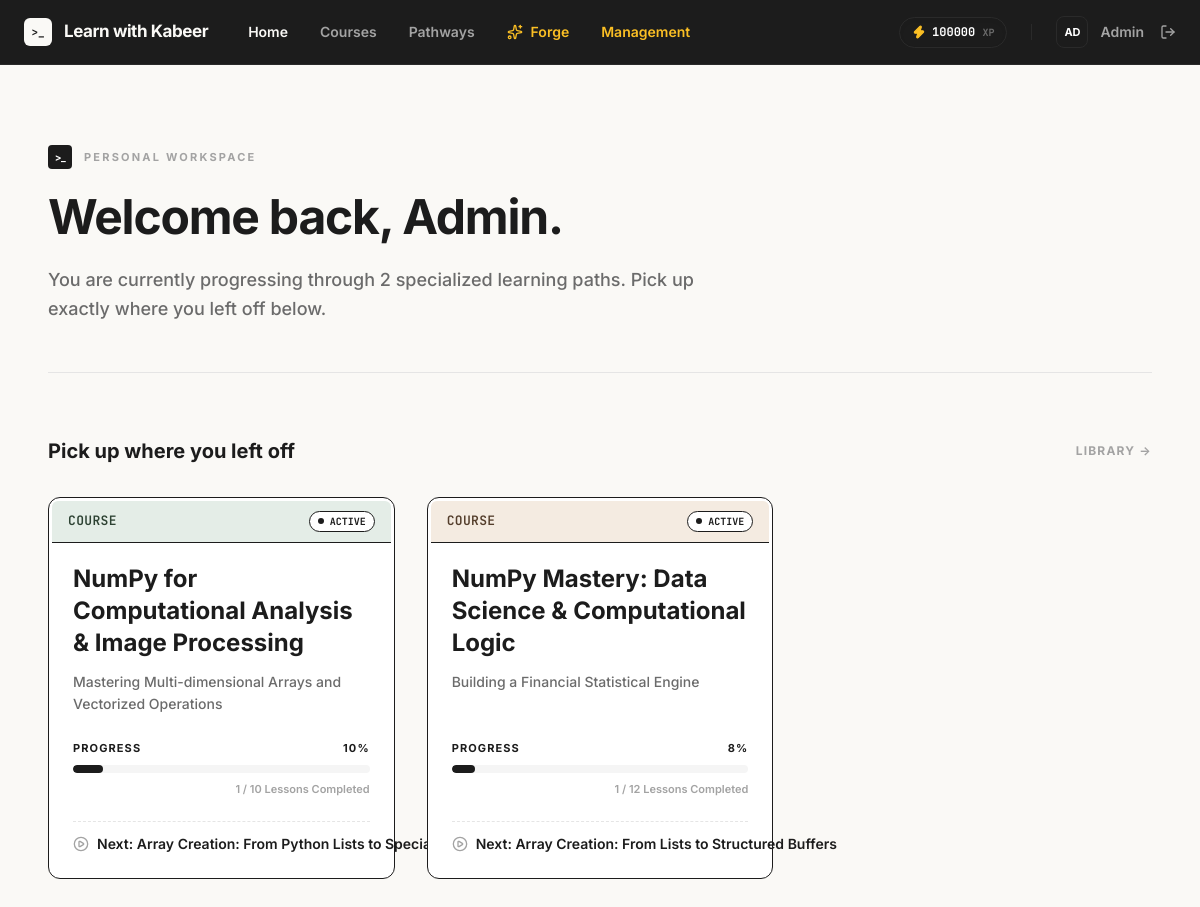
Screenshot of / (signed in) with the database file from the repository.
### tables this page shows
CREATE TABLE users (
            id INTEGER PRIMARY KEY AUTOINCREMENT,
            name TEXT NOT NULL,
            email TEXT NOT NULL UNIQUE,
            password_hash TEXT NOT NULL,
            is_admin INTEGER NOT NULL DEFAULT 0,
            created_at TEXT NOT NULL DEFAULT CURRENT_TIMESTAMP,
            total_xp INTEGER NOT NULL DEFAULT 0
        , is_pro INTEGER NOT NULL DEFAULT 0);

CREATE TABLE courses (
            id INTEGER PRIMARY KEY AUTOINCREMENT,
            slug TEXT NOT NULL UNIQUE,
            title TEXT NOT NULL,
            subtitle TEXT NOT NULL,
            level TEXT NOT NULL,
            status TEXT NOT NULL DEFAULT 'active'
        , user_id INTEGER REFERENCES users(id) ON DELETE CASCADE);

CREATE TABLE lessons (
            id INTEGER PRIMARY KEY AUTOINCREMENT,
            course_id INTEGER NOT NULL,
            section_id INTEGER,
            number INTEGER NOT NULL,
            slug TEXT NOT NULL,
            title TEXT NOT NULL,
            summary TEXT NOT NULL,
            route_name TEXT,
            content TEXT,
            builder_json TEXT,
            content_type TEXT NOT NULL DEFAULT 'html',
            FOREIGN KEY (course_id) REFERENCES courses (id) ON DELETE CASCADE,
            FOREIGN KEY (section_id) REFERENCES sections (id) ON DELETE SET NULL,
            UNIQUE (course_id, number)
        );

### app.py (the view)
@app.route("/")
def home():
    if g.user:
        all_paths = database.get_career_paths(g.user["id"])
        career_paths = [p for p in all_paths if p["enrolled"] and p["status"] == "active"]
        overview = database.get_course_overview(g.user)
        return render_template("index.html", career_paths=career_paths, **overview)
    career_paths = [p for p in database.get_career_paths() if p["status"] == "active"]
    return render_template("index.html", career_paths=career_paths, **database.get_course_overview())

### app.py (called while the page is built)
@app.before_request
def load_logged_in_user():
    user_id = session.get("user_id")
    g.user = database.get_user_by_id(user_id) if user_id else None

@app.context_processor
def inject_template_helpers():
    return {
        "current_user": g.get("user"),
        "lesson_url": lesson_url,
    }

### database.py (called while the page is built, shortened)
def get_db():
    if "db" not in g:
        g.db = sqlite3.connect(current_app.config["DATABASE"])
        g.db.row_factory = sqlite3.Row
        g.db.execute("PRAGMA foreign_keys = ON")
    return g.db

def get_user_by_id(user_id):
    return get_db().execute("SELECT * FROM users WHERE id = ?", (user_id,)).fetchone()

def get_progress(user_id, course_id):
    return get_db().execute(
        "SELECT * FROM progress WHERE user_id = ? AND course_id = ?",
        (user_id, course_id),
    ).fetchone()

def get_career_paths(user_id=None):
    db = get_db()
    paths = db.execute("SELECT * FROM career_paths ORDER BY id DESC").fetchall()
    result = []
    return result

### templates/index.html (shortened to what this page needs)
{% extends "base.html" %}
{% block content %}
<main class="flex-1 overflow-y-auto bg-[#FAF9F6] font-sans selection:bg-[#1C1C1C] selection:text-white pb-20">
    {% if current_user %}
        {% set themes = [
            {'bg': 'bg-[#E4EDE7]', 'text': 'text-[#2D4233]'},
            {'bg': 'bg-[#F4EBE1]', 'text': 'text-[#543E2C]'},
            {'bg': 'bg-[#E2E8F0]', 'text': 'text-[#0F172A]'}
        ] %}
        <div class="mx-auto max-w-6xl px-6 py-12 md:py-20">
            <header class="mb-16 border-b border-[#E5E5E5] pb-12">
                <div class="flex items-center gap-3 mb-6">
                    <span class="flex h-6 w-6 items-center justify-center rounded bg-[#1C1C1C] text-[10px] font-bold text-white tracking-tighter">
                        &gt;_
                    </span>
                    <span class="text-[11px] font-bold uppercase tracking-[0.2em] text-[#A3A3A3]">Personal Workspace</span>
                </div>
                <h1 class="text-4xl font-bold tracking-tight text-[#1C1C1C] sm:text-5xl">
                    Welcome back, {{ current_user["name"].split(' ')[0] }}.
                </h1>
                <p class="mt-6 text-lg font-medium leading-relaxed text-[#6B6B6B] max-w-2xl">
                    {% if enrolled_courses %}
                        You are currently progressing through {{ enrolled_courses|length }} specialized learning paths. Pick up exactly where you left off below.
                    {% else %}
                        Your personal learning workspace is ready. Explore our curriculum to begin your journey into software engineering.
                    {% endif %}
                </p>
            </header>
            {% if enrolled_courses %}
                <div class="mb-8 flex items-center justify-between">
                    <h2 class="text-xl font-bold text-[#1C1C1C]">Pick up where you left off</h2>
                    <a href="{{ url_for('courses') }}" class="text-xs font-bold uppercase tracking-widest text-[#A3A3A3] transition-colors hover:text-[#1C1C1C]">
                        Library &rarr;
                    </a>
                </div>
                <div class="grid gap-8 md:grid-cols-2 lg:grid-cols-3">
                    {% for enrolled_course in enrolled_courses %}
                        {% set theme = themes[loop.index0 % 3] %}
                        <div class="group relative flex h-full flex-col rounded-xl border border-[#1C1C1C] bg-white transition-all duration-200 ease-out hover:-translate-y-1 hover:translate-x-1 hover:shadow-[-6px_6px_0_0_#1C1C1C]">
                            <div class="p-[3px] pb-0">
                                <div class="flex items-center justify-between rounded-t-md {{ theme.bg }} border-b border-[#1C1C1C] px-4 py-2.5">
                                    <span class="font-mono text-[13px] font-semibold {{ theme.text }} tracking-wide uppercase">
                                        Course
                                    </span>
                                    {% if enrolled_course["progress_percent"] == 100 %}
                                        <span class="flex items-center gap-1.5 rounded-full border border-[#16A34A] bg-[#F0FDF4] px-2 py-0.5 font-mono text-[10px] font-bold text-[#16A34A]">
                                            <i data-lucide="check" class="h-3 w-3"></i>
                                            COMPLETED
                                        </span>
                                    {% else %}
                                        <span class="flex items-center gap-1.5 rounded-full border border-[#1C1C1C] bg-white px-2 py-0.5 font-mono text-[10px] font-bold text-[#1C1C1C]">
                                            <span class="h-1.5 w-1.5 rounded-full bg-[#1C1C1C] animate-pulse"></span>
                                            ACTIVE
                                        </span>
                                    {% endif %}
                                </div>
                            </div>
                            <div class="flex flex-col flex-grow px-6 pb-6 pt-5">
                                <h3 class="mb-3 text-2xl font-bold text-[#1C1C1C]">{{ enrolled_course["title"] }}</h3>
                                <p class="text-sm font-medium leading-relaxed text-[#6B6B6B] flex-grow line-clamp-2">
                                    {{ enrolled_course["subtitle"] }}
                                </p>
                                <div class="mt-6">
                                    <div class="mb-2 flex items-center justify-between text-[11px] font-bold uppercase tracking-widest text-[#1C1C1C]">
                                        <span>Progress</span>
                                        <span>{{ enrolled_course["progress_percent"] }}%</span>
                                    </div>
                                    <div class="h-2 w-full overflow-hidden rounded-full bg-[#F5F5F5]">
                                        <div class="h-full rounded-full bg-[#1C1C1C] transition-all duration-500 ease-out" style="width: {{ enrolled_course['progress_percent'] }}%;"></div>
                                    </div>
                                    <div class="mt-2 text-right text-[11px] font-semibold text-[#A3A3A3]">
                                        {{ enrolled_course["completed_lessons"] }} / {{ enrolled_course["total_lessons"] }} Lessons Completed
                                    </div>
                                </div>
                                <div class="mt-6 flex flex-col gap-3">
                                    <hr class="border-t border-dashed border-[#E5E5E5]">
                                    <div class="flex items-center justify-between text-sm font-semibold text-[#1C1C1C]">
                                        <div class="flex items-center gap-2">
                                            {% if enrolled_course["progress_percent"] == 100 %}
                                                <i data-lucide="award" class="h-4 w-4 text-[#16A34A]"></i>
                                                <span class="truncate">Mastered — Review any lesson</span>
                                            {% else %}
                                                <i data-lucide="play-circle" class="h-4 w-4 text-[#A3A3A3]"></i>
                                                <span class="truncate">Next: {{ enrolled_course["current_lesson"]["title"] }}</span>
                                            {% endif %}
                                        </div>
                                    </div>
                                </div>
                            </div>
                            <a href="{{ url_for('course_overview', course_slug=enrolled_course['slug']) }}" class="absolute inset-0 z-10">
                            </a>
                        </div>
                    {% endfor %}
                </div>
            {% endif %}
        </div>
    {% endif %}
</main>
{% endblock %}

### templates/base.html (shortened to what this page needs)
<!DOCTYPE html>
<html lang="en">
<head>
    <script src="https://cdn.tailwindcss.com?plugins=typography"></script>
</head>
<body class="h-screen overflow-hidden bg-gray-50 text-gray-900 font-sans antialiased flex flex-col">
    <nav class="sticky top-0 z-50 flex-none border-b border-[#2A2A2A] bg-[#1C1C1C] px-6 transition-all duration-300">
        <div class="mx-auto flex h-16 max-w-6xl items-center justify-between">
            <div class="flex items-center gap-10">
                <a href="/" class="flex items-center gap-3 group" aria-label="Learn with Kabeer home">
                    <div class="flex h-7 w-7 items-center justify-center rounded-[6px] bg-[#FAF9F6] font-mono text-[11px] font-bold text-[#1C1C1C] transition-transform duration-200 group-hover:scale-105">
                        &gt;_
                    </div>
                    <span class="font-sans text-[17px] font-bold tracking-tight text-[#FAF9F6]">Learn with Kabeer</span>
                </a>
                <div class="hidden items-center gap-8 text-sm font-semibold text-[#A3A3A3] md:flex">
                    {% if current_user %}
                        <a href="{{ url_for('home') }}" class="transition-colors hover:text-[#FAF9F6] {% if request.endpoint == 'home' %}text-[#FAF9F6]{% endif %}">Home</a>
                        <a href="{{ url_for('courses') }}" class="transition-colors hover:text-[#FAF9F6] {% if request.endpoint == 'courses' %}text-[#FAF9F6]{% endif %}">Courses</a>
                        <a href="{{ url_for('career_paths') }}" class="transition-colors hover:text-[#FAF9F6] {% if request.endpoint == 'career_paths' %}text-[#FAF9F6]{% endif %}">Pathways</a>
                        <a href="{{ url_for('cod_interface') }}" class="flex items-center gap-2 text-amber-400 transition-colors hover:text-amber-300 {% if request.endpoint == 'cod_interface' %}text-amber-300{% endif %}">
                            <i data-lucide="sparkles" class="h-4 w-4"></i>
                            <span>Forge</span>
                        </a>
                        {% if current_user['is_admin'] %}
                            <a href="{{ url_for('admin_dashboard') }}" class="text-amber-400 transition-colors hover:text-amber-300 ">Management</a>
                        {% endif %}
                    {% endif %}
                </div>
            </div>
            <div class="flex items-center gap-6">
                <div class="flex items-center gap-6 text-sm font-semibold text-[#A3A3A3]">
                    {% if current_user %}
                        <div class="hidden items-center gap-4 md:flex">
                            <div class="xp-pill flex items-center gap-1.5 rounded-full border border-[#2A2A2A] bg-[#1C1C1C] px-3 py-1.5 shadow-inner transition-all duration-300">
                                <i data-lucide="zap" class="h-3.5 w-3.5 fill-amber-400 text-amber-400"></i>
                                <span class="font-mono text-xs font-bold text-white"><span class="xp-value">{{ current_user['total_xp'] }}</span> <span class="text-[10px] text-[#6B6B6B]">XP</span></span>
                            </div>
                        </div>
                        <div class="flex items-center gap-4">
                            <a href="{{ url_for('settings') }}" class="group flex items-center gap-3 transition-colors hover:text-white">
                                <div class="flex h-8 w-8 items-center justify-center rounded-lg border border-[#2A2A2A] bg-[#1C1C1C] text-[11px] font-bold text-white transition-all group-hover:border-white/20">
                                    {{ current_user['name'][:2].upper() }}
                                </div>
                                <span class="text-sm font-semibold">{{ current_user["name"].split(' ')[0] }}</span>
                            </a>
                            <form action="{{ url_for('logout') }}" method="post" class="inline">
                                <button type="submit" class="flex items-center gap-2 transition-colors hover:text-[#FAF9F6]" title="Sign Out">
                                    <i data-lucide="log-out" class="h-4 w-4"></i>
                                </button>
                            </form>
                        </div>
                    {% endif %}
                </div>
            </div>
        </div>
    </nav>
    {% block content %}{% endblock %}
</body>
</html>

### templates/base.html (style rules this page uses)
html { scroll-behavior: smooth; font-feature-settings: "ss03", "cv11"; }

### rows the page displays
users: total_xp "100000", name "AD", name "Admin"
courses: title "NumPy for Computational Analysis & Image Processing", subtitle "Mastering Multi-dimensional Arrays and Vectorized Operations", progress_percent "10", completed_lessons "1", total_lessons "10", current_lesson "Array Creation: From Python Lists to Specialized Constructors"
courses: title "NumPy Mastery: Data Science & Computational Logic", subtitle "Building a Financial Statistical Engine", progress_percent "8", completed_lessons "1", total_lessons "12", current_lesson "Array Creation: From Lists to Structured Buffers"

### other values shown
{{ enrolled_courses|length }} "2"
